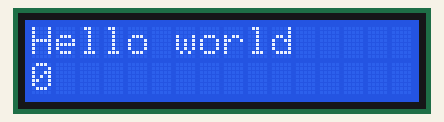
The program below on a simulated Raspberry Pi Pico running MicroPython. Parts: 16×2 character LCD. Library files of the repository ran but are not shown: pico_i2c_lcd.py.

Above: at 0.1 s.
At 4.1 s:
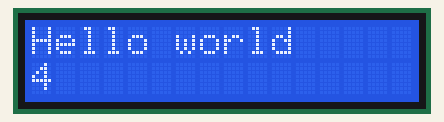
At 9.1 s:
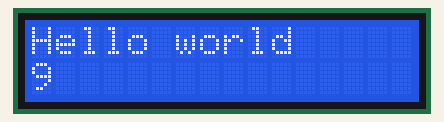
At 19.1 s:
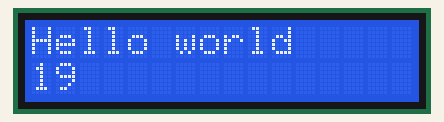
At 28.2 s:
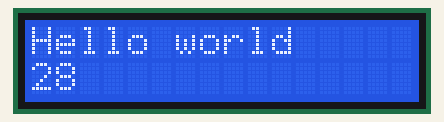
At 38.2 s:
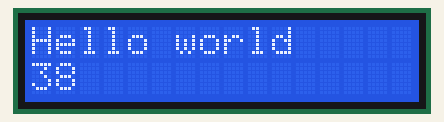

Measured:
- what the display in image 0 shows lasts 1.0 s, from 0.1 s to 1.1 s

The program:

lcd1602_demo.py
```python
from machine import I2C, Pin
from time import sleep
from pico_i2c_lcd import I2cLcd
i2c = I2C(1, sda=Pin(14), scl=Pin(15), freq=400000)

I2C_ADDR = i2c.scan()[0]
lcd_device = I2cLcd(i2c, I2C_ADDR, 2, 16)

lcd_device.putstr("Hello world")
counter = 0

while True:
    lcd_device.move_to(0, 1)
    lcd_device.putstr(str(counter))

    counter += 1
    sleep(1)
```
